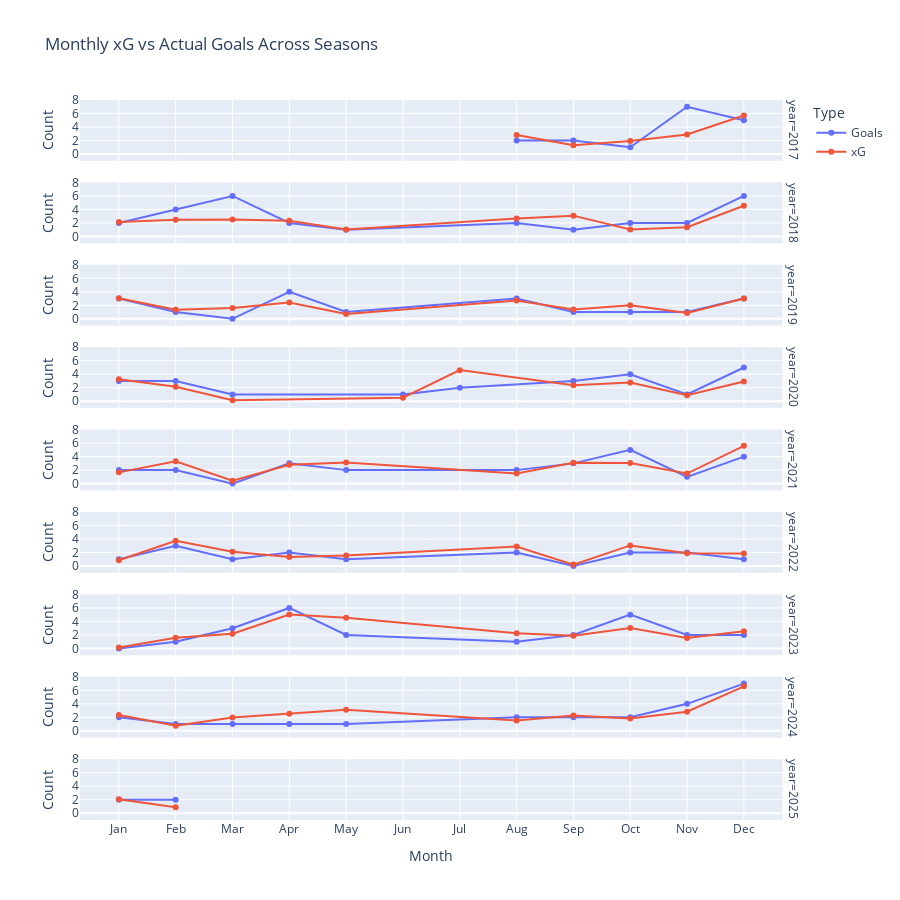

This figure's notebook cell:
### Markdown cell above
**3. How has Salah's performance evolved over the seasons? Are there trends of improvement, stability, or decline?**

### Code cell
# Extract year and month (ensure they exist)
shots_data['date'] = pd.to_datetime(shots_data['date'], errors='coerce')
shots_data['year'] = shots_data['date'].dt.year
shots_data['month'] = shots_data['date'].dt.month

# Aggregate monthly data
monthly_analysis = shots_data.groupby(['year', 'month']).agg({'xG': 'sum', 'result': lambda x: sum(x == 'Goal')})
monthly_analysis.rename(columns={'result': 'Goals'}, inplace=True)

# Reset index to make 'year' and 'month' actual columns
monthly_analysis.reset_index(inplace=True)

# Convert to long format for proper plotting
long_data = monthly_analysis.melt(id_vars=['year', 'month'], value_vars=['Goals', 'xG'], 
                                  var_name='Metric', value_name='Value')

# Create facet line chart with xG and Goals for each year
fig = px.line(
    long_data, x='month', y='Value', color='Metric', facet_row='year',
    labels={'month': 'Month', 'Value': 'Count', 'Metric': 'Type'},
    title="Monthly xG vs Actual Goals Across Seasons",
    markers=True
)

# Formatting the x-axis with month names
fig.update_xaxes(
    tickmode='array', tickvals=list(range(1, 13)), 
    ticktext=['Jan', 'Feb', 'Mar', 'Apr', 'May', 'Jun', 'Jul', 'Aug', 'Sep', 'Oct', 'Nov', 'Dec']
)

# Adjust layout for better spacing
fig.update_layout(
    height=900,  # Increase height for readability
    showlegend=True
)

fig.show()

### Figure 1 — Plotly figure (JSON) as saved in the notebook; plotly's stock layout.template omitted (floating-point values rounded to 4 significant figures)
{"data": [{"hovertemplate": "Type=Goals<br>year=2017<br>Month=%{x}<br>Count=%{y}<extra></extra>", "legendgroup": "Goals", "line": {"color": "#636efa", "dash": "solid"}, "marker": {"symbol": "circle"}, "mode": "lines+markers", "name": "Goals", "orientation": "v", "showlegend": true, "type": "scatter", "x": [8, 9, 10, 11, 12], "xaxis": "x9", "y": [2.0, 2.0, 1.0, 7.0, 5.0], "yaxis": "y9"}, {"hovertemplate": "Type=Goals<br>year=2018<br>Month=%{x}<br>Count=%{y}<extra></extra>", "legendgroup": "Goals", "line": {"color": "#636efa", "dash": "solid"}, "marker": {"symbol": "circle"}, "mode": "lines+markers", "name": "Goals", "orientation": "v", "showlegend": false, "type": "scatter", "x": [1, 2, 3, 4, 5, 8, 9, 10, 11, 12], "xaxis": "x8", "y": [2.0, 4.0, 6.0, 2.0, 1.0, 2.0, 1.0, 2.0, 2.0, 6.0], "yaxis": "y8"}, {"hovertemplate": "Type=Goals<br>year=2019<br>Month=%{x}<br>Count=%{y}<extra></extra>", "legendgroup": "Goals", "line": {"color": "#636efa", "dash": "solid"}, "marker": {"symbol": "circle"}, "mode": "lines+markers", "name": "Goals", "orientation": "v", "showlegend": false, "type": "scatter", "x": [1, 2, 3, 4, 5, 8, 9, 10, 11, 12], "xaxis": "x7", "y": [3.0, 1.0, 0.0, 4.0, 1.0, 3.0, 1.0, 1.0, 1.0, 3.0], "yaxis": "y7"}, {"hovertemplate": "Type=Goals<br>year=2020<br>Month=%{x}<br>Count=%{y}<extra></extra>", "legendgroup": "Goals", "line": {"color": "#636efa", "dash": "solid"}, "marker": {"symbol": "circle"}, "mode": "lines+markers", "name": "Goals", "orientation": "v", "showlegend": false, "type": "scatter", "x": [1, 2, 3, 6, 7, 9, 10, 11, 12], "xaxis": "x6", "y": [3.0, 3.0, 1.0, 1.0, 2.0, 3.0, 4.0, 1.0, 5.0], "yaxis": "y6"}, {"hovertemplate": "Type=Goals<br>year=2021<br>Month=%{x}<br>Count=%{y}<extra></extra>", "legendgroup": "Goals", "line": {"color": "#636efa", "dash": "solid"}, "marker": {"symbol": "circle"}, "mode": "lines+markers", "name": "Goals", "orientation": "v", "showlegend": false, "type": "scatter", "x": [1, 2, 3, 4, 5, 8, 9, 10, 11, 12], "xaxis": "x5", "y": [2.0, 2.0, 0.0, 3.0, 2.0, 2.0, 3.0, 5.0, 1.0, 4.0], "yaxis": "y5"}, {"hovertemplate": "Type=Goals<br>year=2022<br>Month=%{x}<br>Count=%{y}<extra></extra>", "legendgroup": "Goals", "line": {"color": "#636efa", "dash": "solid"}, "marker": {"symbol": "circle"}, "mode": "lines+markers", "name": "Goals", "orientation": "v", "showlegend": false, "type": "scatter", "x": [1, 2, 3, 4, 5, 8, 9, 10, 11, 12], "xaxis": "x4", "y": [1.0, 3.0, 1.0, 2.0, 1.0, 2.0, 0.0, 2.0, 2.0, 1.0], "yaxis": "y4"}, {"hovertemplate": "Type=Goals<br>year=2023<br>Month=%{x}<br>Count=%{y}<extra></extra>", "legendgroup": "Goals", "line": {"color": "#636efa", "dash": "solid"}, "marker": {"symbol": "circle"}, "mode": "lines+markers", "name": "Goals", "orientation": "v", "showlegend": false, "type": "scatter", "x": [1, 2, 3, 4, 5, 8, 9, 10, 11, 12], "xaxis": "x3", "y": [0.0, 1.0, 3.0, 6.0, 2.0, 1.0, 2.0, 5.0, 2.0, 2.0], "yaxis": "y3"}, {"hovertemplate": "Type=Goals<br>year=2024<br>Month=%{x}<br>Count=%{y}<extra></extra>", "legendgroup": "Goals", "line": {"color": "#636efa", "dash": "solid"}, "marker": {"symbol": "circle"}, "mode": "lines+markers", "name": "Goals", "orientation": "v", "showlegend": false, "type": "scatter", "x": [1, 2, 3, 4, 5, 8, 9, 10, 11, 12], "xaxis": "x2", "y": [2.0, 1.0, 1.0, 1.0, 1.0, 2.0, 2.0, 2.0, 4.0, 7.0], "yaxis": "y2"}, {"hovertemplate": "Type=Goals<br>year=2025<br>Month=%{x}<br>Count=%{y}<extra></extra>", "legendgroup": "Goals", "line": {"color": "#636efa", "dash": "solid"}, "marker": {"symbol": "circle"}, "mode": "lines+markers", "name": "Goals", "orientation": "v", "showlegend": false, "type": "scatter", "x": [1, 2], "xaxis": "x", "y": [2.0, 2.0], "yaxis": "y"}, {"hovertemplate": "Type=xG<br>year=2017<br>Month=%{x}<br>Count=%{y}<extra></extra>", "legendgroup": "xG", "line": {"color": "#EF553B", "dash": "solid"}, "marker": {"symbol": "circle"}, "mode": "lines+markers", "name": "xG", "orientation": "v", "showlegend": true, "type": "scatter", "x": [8, 9, 10, 11, 12], "xaxis": "x9", "y": [2.831, 1.301, 1.943, 2.904, 5.702], "yaxis": "y9"}, {"hovertemplate": "Type=xG<br>year=2018<br>Month=%{x}<br>Count=%{y}<extra></extra>", "legendgroup": "xG", "line": {"color": "#EF553B", "dash": "solid"}, "marker": {"symbol": "circle"}, "mode": "lines+markers", "name": "xG", "orientation": "v", "showlegend": false, "type": "scatter", "x": [1, 2, 3, 4, 5, 8, 9, 10, 11, 12], "xaxis": "x8", "y": [2.148, 2.469, 2.495, 2.309, 1.034, 2.665, 3.078, 1.039, 1.361, 4.54], "yaxis": "y8"}, {"hovertemplate": "Type=xG<br>year=2019<br>Month=%{x}<br>Count=%{y}<extra></extra>", "legendgroup": "xG", "line": {"color": "#EF553B", "dash": "solid"}, "marker": {"symbol": "circle"}, "mode": "lines+markers", "name": "xG", "orientation": "v", "showlegend": false, "type": "scatter", "x": [1, 2, 3, 4, 5, 8, 9, 10, 11, 12], "xaxis": "x7", "y": [3.035, 1.331, 1.594, 2.428, 0.7193, 2.711, 1.393, 2.015, 0.8553, 3.022], "yaxis": "y7"}, {"hovertemplate": "Type=xG<br>year=2020<br>Month=%{x}<br>Count=%{y}<extra></extra>", "legendgroup": "xG", "line": {"color": "#EF553B", "dash": "solid"}, "marker": {"symbol": "circle"}, "mode": "lines+markers", "name": "xG", "orientation": "v", "showlegend": false, "type": "scatter", "x": [1, 2, 3, 6, 7, 9, 10, 11, 12], "xaxis": "x6", "y": [3.27, 2.131, 0.1384, 0.5196, 4.608, 2.379, 2.761, 0.8764, 2.929], "yaxis": "y6"}, {"hovertemplate": "Type=xG<br>year=2021<br>Month=%{x}<br>Count=%{y}<extra></extra>", "legendgroup": "xG", "line": {"color": "#EF553B", "dash": "solid"}, "marker": {"symbol": "circle"}, "mode": "lines+markers", "name": "xG", "orientation": "v", "showlegend": false, "type": "scatter", "x": [1, 2, 3, 4, 5, 8, 9, 10, 11, 12], "xaxis": "x5", "y": [1.667, 3.312, 0.414, 2.801, 3.111, 1.514, 3.093, 3.045, 1.493, 5.605], "yaxis": "y5"}, {"hovertemplate": "Type=xG<br>year=2022<br>Month=%{x}<br>Count=%{y}<extra></extra>", "legendgroup": "xG", "line": {"color": "#EF553B", "dash": "solid"}, "marker": {"symbol": "circle"}, "mode": "lines+markers", "name": "xG", "orientation": "v", "showlegend": false, "type": "scatter", "x": [1, 2, 3, 4, 5, 8, 9, 10, 11, 12], "xaxis": "x4", "y": [0.8584, 3.743, 2.124, 1.34, 1.549, 2.89, 0.212, 3.053, 1.909, 1.852], "yaxis": "y4"}, {"hovertemplate": "Type=xG<br>year=2023<br>Month=%{x}<br>Count=%{y}<extra></extra>", "legendgroup": "xG", "line": {"color": "#EF553B", "dash": "solid"}, "marker": {"symbol": "circle"}, "mode": "lines+markers", "name": "xG", "orientation": "v", "showlegend": false, "type": "scatter", "x": [1, 2, 3, 4, 5, 8, 9, 10, 11, 12], "xaxis": "x3", "y": [0.1485, 1.565, 2.164, 5.011, 4.536, 2.265, 1.881, 3.018, 1.543, 2.547], "yaxis": "y3"}, {"hovertemplate": "Type=xG<br>year=2024<br>Month=%{x}<br>Count=%{y}<extra></extra>", "legendgroup": "xG", "line": {"color": "#EF553B", "dash": "solid"}, "marker": {"symbol": "circle"}, "mode": "lines+markers", "name": "xG", "orientation": "v", "showlegend": false, "type": "scatter", "x": [1, 2, 3, 4, 5, 8, 9, 10, 11, 12], "xaxis": "x2", "y": [2.357, 0.741, 1.96, 2.512, 3.118, 1.53, 2.274, 1.843, 2.841, 6.594], "yaxis": "y2"}, {"hovertemplate": "Type=xG<br>year=2025<br>Month=%{x}<br>Count=%{y}<extra></extra>", "legendgroup": "xG", "line": {"color": "#EF553B", "dash": "solid"}, "marker": {"symbol": "circle"}, "mode": "lines+markers", "name": "xG", "orientation": "v", "showlegend": false, "type": "scatter", "x": [1, 2], "xaxis": "x", "y": [2.083, 0.8678], "yaxis": "y"}], "layout": {"annotations": [{"font": {}, "showarrow": false, "text": "year=2025", "textangle": 90, "x": 0.98, "xanchor": "left", "xref": "paper", "y": 0.04222, "yanchor": "middle", "yref": "paper"}, {"font": {}, "showarrow": false, "text": "year=2024", "textangle": 90, "x": 0.98, "xanchor": "left", "xref": "paper", "y": 0.1567, "yanchor": "middle", "yref": "paper"}, {"font": {}, "showarrow": false, "text": "year=2023", "textangle": 90, "x": 0.98, "xanchor": "left", "xref": "paper", "y": 0.2711, "yanchor": "middle", "yref": "paper"}, {"font": {}, "showarrow": false, "text": "year=2022", "textangle": 90, "x": 0.98, "xanchor": "left", "xref": "paper", "y": 0.3856, "yanchor": "middle", "yref": "paper"}, {"font": {}, "showarrow": false, "text": "year=2021", "textangle": 90, "x": 0.98, "xanchor": "left", "xref": "paper", "y": 0.5, "yanchor": "middle", "yref": "paper"}, {"font": {}, "showarrow": false, "text": "year=2020", "textangle": 90, "x": 0.98, "xanchor": "left", "xref": "paper", "y": 0.6144, "yanchor": "middle", "yref": "paper"}, {"font": {}, "showarrow": false, "text": "year=2019", "textangle": 90, "x": 0.98, "xanchor": "left", "xref": "paper", "y": 0.7289, "yanchor": "middle", "yref": "paper"}, {"font": {}, "showarrow": false, "text": "year=2018", "textangle": 90, "x": 0.98, "xanchor": "left", "xref": "paper", "y": 0.8433, "yanchor": "middle", "yref": "paper"}, {"font": {}, "showarrow": false, "text": "year=2017", "textangle": 90, "x": 0.98, "xanchor": "left", "xref": "paper", "y": 0.9578, "yanchor": "middle", "yref": "paper"}], "height": 900, "legend": {"title": {"text": "Type"}, "tracegroupgap": 0}, "showlegend": true, "title": {"text": "Monthly xG vs Actual Goals Across Seasons"}, "xaxis": {"anchor": "y", "domain": [0, 0.98], "tickmode": "array", "ticktext": ["Jan", "Feb", "Mar", "Apr", "May", "Jun", "Jul", "Aug", "Sep", "Oct", "Nov", "Dec"], "tickvals": [1, 2, 3, 4, 5, 6, 7, 8, 9, 10, 11, 12], "title": {"text": "Month"}}, "xaxis2": {"anchor": "y2", "domain": [0, 0.98], "matches": "x", "showticklabels": false, "tickmode": "array", "ticktext": ["Jan", "Feb", "Mar", "Apr", "May", "Jun", "Jul", "Aug", "Sep", "Oct", "Nov", "Dec"], "tickvals": [1, 2, 3, 4, 5, 6, 7, 8, 9, 10, 11, 12]}, "xaxis3": {"anchor": "y3", "domain": [0, 0.98], "matches": "x", "showticklabels": false, "tickmode": "array", "ticktext": ["Jan", "Feb", "Mar", "Apr", "May", "Jun", "Jul", "Aug", "Sep", "Oct", "Nov", "Dec"], "tickvals": [1, 2, 3, 4, 5, 6, 7, 8, 9, 10, 11, 12]}, "xaxis4": {"anchor": "y4", "domain": [0, 0.98], "matches": "x", "showticklabels": false, "tickmode": "array", "ticktext": ["Jan", "Feb", "Mar", "Apr", "May", "Jun", "Jul", "Aug", "Sep", "Oct", "Nov", "Dec"], "tickvals": [1, 2, 3, 4, 5, 6, 7, 8, 9, 10, 11, 12]}, "xaxis5": {"anchor": "y5", "domain": [0, 0.98], "matches": "x", "showticklabels": false, "tickmode": "array", "ticktext": ["Jan", "Feb", "Mar", "Apr", "May", "Jun", "Jul", "Aug", "Sep", "Oct", "Nov", "Dec"], "tickvals": [1, 2, 3, 4, 5, 6, 7, 8, 9, 10, 11, 12]}, "xaxis6": {"anchor": "y6", "domain": [0, 0.98], "matches": "x", "showticklabels": false, "tickmode": "array", "ticktext": ["Jan", "Feb", "Mar", "Apr", "May", "Jun", "Jul", "Aug", "Sep", "Oct", "Nov", "Dec"], "tickvals": [1, 2, 3, 4, 5, 6, 7, 8, 9, 10, 11, 12]}, "xaxis7": {"anchor": "y7", "domain": [0, 0.98], "matches": "x", "showticklabels": false, "tickmode": "array", "ticktext": ["Jan", "Feb", "Mar", "Apr", "May", "Jun", "Jul", "Aug", "Sep", "Oct", "Nov", "Dec"], "tickvals": [1, 2, 3, 4, 5, 6, 7, 8, 9, 10, 11, 12]}, "xaxis8": {"anchor": "y8", "domain": [0, 0.98], "matches": "x", "showticklabels": false, "tickmode": "array", "ticktext": ["Jan", "Feb", "Mar", "Apr", "May", "Jun", "Jul", "Aug", "Sep", "Oct", "Nov", "Dec"], "tickvals": [1, 2, 3, 4, 5, 6, 7, 8, 9, 10, 11, 12]}, "xaxis9": {"anchor": "y9", "domain": [0, 0.98], "matches": "x", "showticklabels": false, "tickmode": "array", "ticktext": ["Jan", "Feb", "Mar", "Apr", "May", "Jun", "Jul", "Aug", "Sep", "Oct", "Nov", "Dec"], "tickvals": [1, 2, 3, 4, 5, 6, 7, 8, 9, 10, 11, 12]}, "yaxis": {"anchor": "x", "domain": [0, 0.08444], "title": {"text": "Count"}}, "yaxis2": {"anchor": "x2", "domain": [0.1144, 0.1989], "matches": "y", "title": {"text": "Count"}}, "yaxis3": {"anchor": "x3", "domain": [0.2289, 0.3133], "matches": "y", "title": {"text": "Count"}}, "yaxis4": {"anchor": "x4", "domain": [0.3433, 0.4278], "matches": "y", "title": {"text": "Count"}}, "yaxis5": {"anchor": "x5", "domain": [0.4578, 0.5422], "matches": "y", "title": {"text": "Count"}}, "yaxis6": {"anchor": "x6", "domain": [0.5722, 0.6567], "matches": "y", "title": {"text": "Count"}}, "yaxis7": {"anchor": "x7", "domain": [0.6867, 0.7711], "matches": "y", "title": {"text": "Count"}}, "yaxis8": {"anchor": "x8", "domain": [0.8011, 0.8856], "matches": "y", "title": {"text": "Count"}}, "yaxis9": {"anchor": "x9", "domain": [0.9156, 1], "matches": "y", "title": {"text": "Count"}}}}
